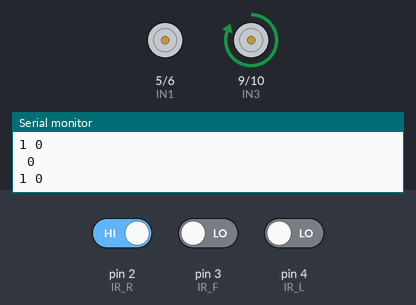
Recording of a sketch running on a simulated Arduino Uno, built with avr-gcc and run on an emulated ATmega328P. Parts: motor-driver pin pairs drawn as motors (green arrow = first pin HIGH = forward, orange = second pin HIGH = backward, longer = more drive), the last lines printed to the serial monitor. The test bench sets the inputs (shaded band); at power-on: pin 2 (IR_R) HIGH, pin 3 (IR_F) LOW, pin 4 (IR_L) LOW.

Above: at 1.2 s.
1.3 s: pin 2 (IR_R) driven LOW and pin 3 (IR_F) driven HIGH
At 2.5 s:
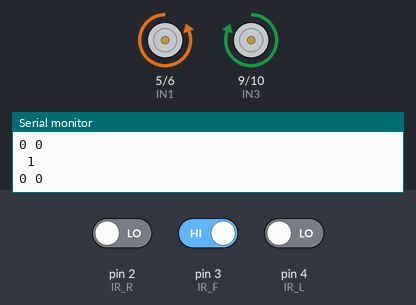
2.8 s: pin 2 (IR_R) driven HIGH
At 3.5 s:
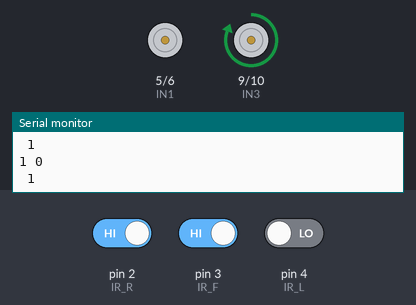
4.3 s: pin 2 (IR_R) driven LOW
At 4.6 s:
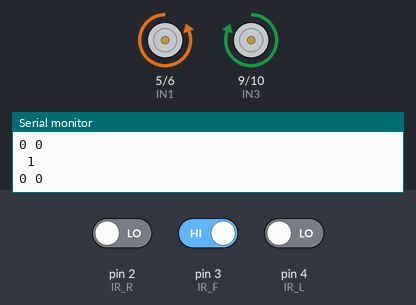
5.8 s: pin 3 (IR_F) driven LOW and pin 4 (IR_L) driven HIGH
At 6.8 s:
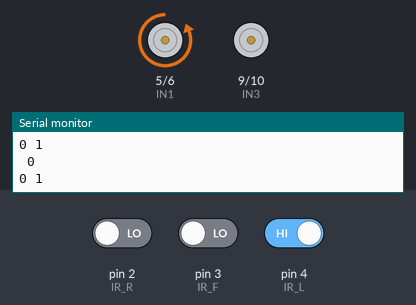
Timing chart, 0 to 8.3 s (numbered marks = the images above; inputs shaded):
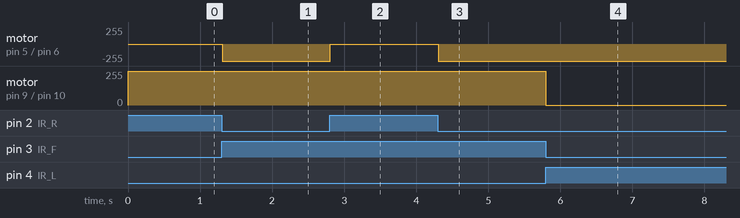

Measured:
- after the input at 1.3 s, motor on pin 5 (IN1) / pin 6 (IN2): stopped → backward 255/255 at once
- after the input at 2.8 s, motor on pin 5 (IN1) / pin 6 (IN2): backward 255/255 → stopped at once
- after the input at 4.3 s, motor on pin 5 (IN1) / pin 6 (IN2): stopped → backward 255/255 at once
- after the input at 5.8 s, motor on pin 9 (IN3) / pin 10 (IN4): forward 255/255 → stopped at once

The sketch:

Line_Tracking.ino
```cpp
#define IN1 5
#define IN2 6
#define IN3 9
#define IN4 10

#define IR_R 2
#define IR_L 4
#define IR_F 3

#define US_F

bool flag = 0;

void setup() {

  pinMode(IN1,OUTPUT);
  pinMode(IN2,OUTPUT);
  pinMode(IN3,OUTPUT);
  pinMode(IN4,OUTPUT);

  pinMode(IR_R,INPUT);
  pinMode(IR_L,INPUT);

  Serial.begin(9600);

}

void loop() {

  int a = digitalRead(IR_R);
  int b = digitalRead(IR_L);
  int c = digitalRead(IR_F);

  if (a == 0 && b == 0 && c == 1){
    analogWrite(IN2,255);
    analogWrite(IN3,255);  //앞으로 가는 코드
  }
  else if (a == 0 && b == 1 && c == 0){
    analogWrite(IN2,255);
    analogWrite(IN3,0);   //왼쪽 적외선 센서 닿았을 때
    flag = 0;
  }
  else if (a == 1 && b == 0 && c == 0){
    analogWrite(IN2,0);
    analogWrite(IN3,255);   //오른쪽 적외선 센서 닿았을 때
    flag = 1;
  }
  else{
    if (flag == 0){
      analogWrite(IN2,255);
      analogWrite(IN3,0); // 오른쪽으로 가는 코드
    }
    else if (flag == 1){
      analogWrite(IN2,0);
      analogWrite(IN3,255); // 왼쪽으로 가는 코드
    }
  }

  Serial.print(a);
  Serial.print(' ');
  Serial.println(b);
  Serial.print(' ');
  Serial.println(c);

}
```
